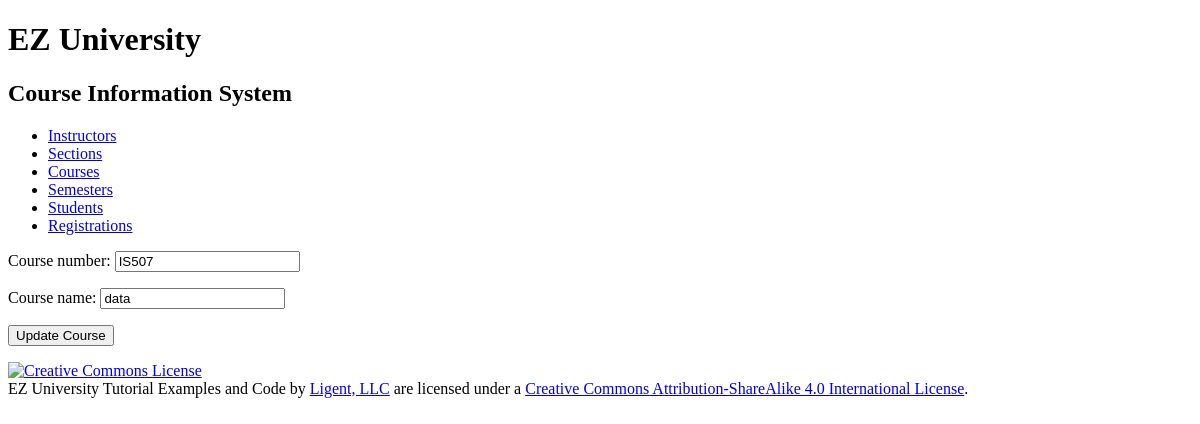
Before: /course/6/update/ with the older database file.
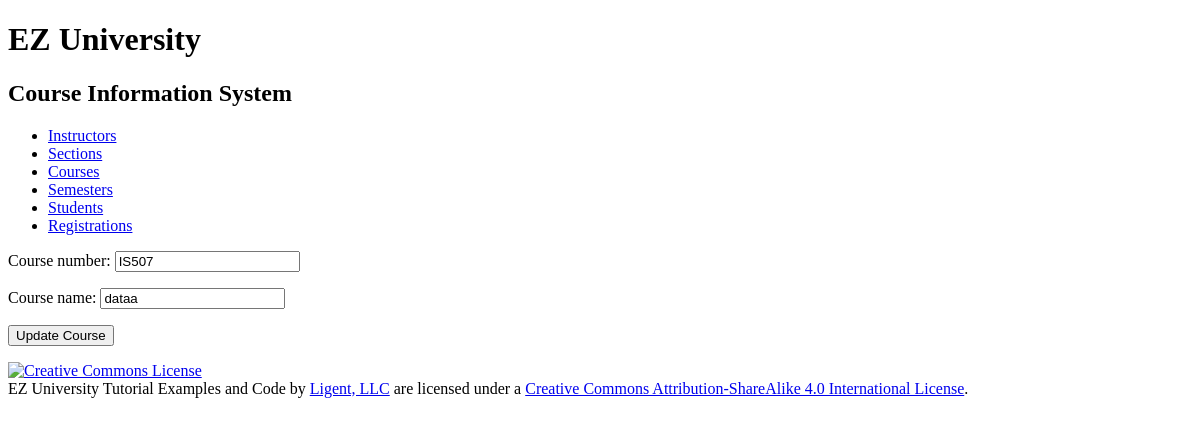
After: the same page with the newer database file.
### courseinfo/models.py (models this page shows, shortened)
class Course(models.Model):
    course_id = models.AutoField(primary_key=True)
    course_number = models.CharField(max_length=20)
    course_name = models.CharField(max_length=255)
    def get_update_url(self):
        return reverse('courseinfo_course_update_urlpattern',
                       kwargs={'pk': self.pk})
    class Meta:
        ordering = ['course_number', 'course_name']
        constraints = [
            UniqueConstraint(fields=['course_number', 'course_name'], name='unique_course')
        ]

### courseinfo/views.py (the view, shortened to what this page needs)
class CourseUpdate(View):
    form_class = CourseForm
    model = Course
    template_name = 'courseinfo/course_form_update.html'
    def get_object(self, pk):
        return get_object_or_404(
            self.model,
            pk=pk)
    def get(self, request, pk):
        course = self.get_object(pk)
        context = {
            'form': self.form_class(
                instance=course),
            'course': course,
        }
        return render(
            request, self.template_name, context)

### courseinfo/forms.py (shortened to what this page needs)
class CourseForm(forms.ModelForm):
    class Meta:
        model = Course
        fields = '__all__'

### courseinfo/templates/courseinfo/course_form_update.html (shortened to what this page needs)
{% extends 'courseinfo/base.html' %}
{% block content %}
    <form
        action="{{ course.get_update_url }}"
        method="post">
        {{ form.as_p }}
        <button type="submit">Update Course</button>
    </form>
{% endblock %}

Changed rows visible on the page:
changed Course "IS507": course_name "data" → "dataa"
